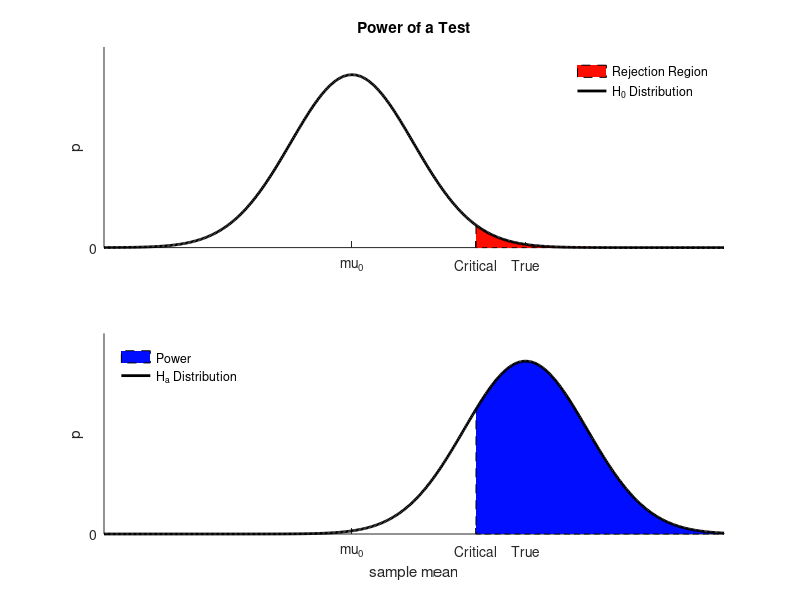
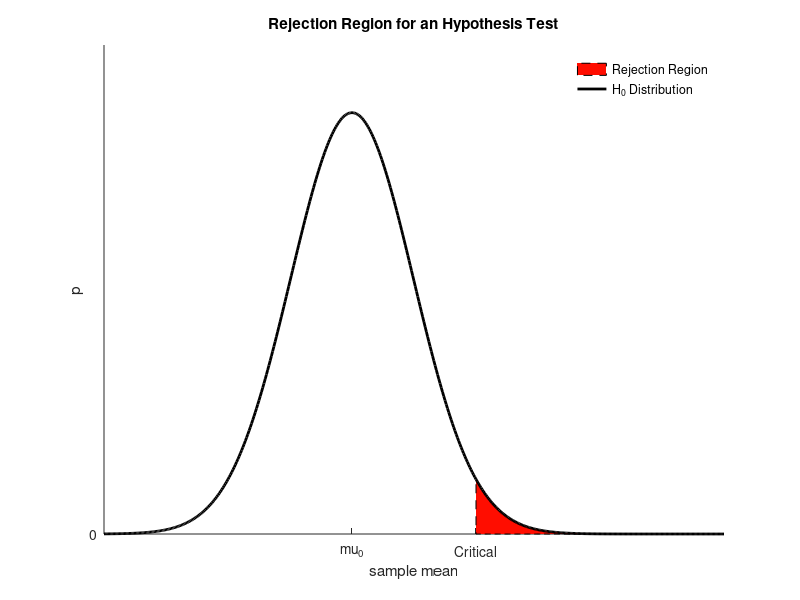

The MATLAB script that drew these images, in order:



x = -10:0.05:15;
x0Bad = 7;
x0Assumed = 0;
sigma = 3.5;
y = exp(-((x-x0Assumed)/sigma).^2)/sqrt(pi*sigma);
yActual = exp(-((x-x0Bad)/sigma).^2)/sqrt(pi*sigma);


clf
subplot(2,1,1);
%XTick = [ (1 by 11) double array]
%XTickLabel = [ (11 by 3) char array]
%XTickLabelMode = auto
%XTickMode = auto

hold on
axis([-10 15 0 0.35])
set(gca,'XTickLabelMode','manual')
set(gca,'XTick',[0 5 7])
set(gca,'XTickLabel',{'mu_0';'Critical';'True'})

set(gca,'YTick',0:1:1)
%set(gca,'YTickLabelMode','manual')

xbar = 5:0.05:15;
ybar = exp(-((xbar-x0Assumed)/sigma).^2)/sqrt(pi*sigma);
a = area(xbar,ybar,'FaceColor',[0.85 0.85 0.85],'LineStyle','--');
set(a,'FaceColor',[1.0 0.05 0.00]);

plot(x,y,'k-','linewidth',2);
legend('Rejection Region','H_0 Distribution', ...
       'Location','NorthEast')
legend boxoff
box off
ylabel('p')
title('Power of a Test')

subplot(2,1,2);
hold on;
axis([-10 15 0 0.35])

xbar = -10:0.05:4;
ybar = exp(-((xbar-x0Bad)/sigma).^2)/sqrt(pi*sigma);
xbar = 5:0.05:15;
ybar = exp(-((xbar-x0Bad)/sigma).^2)/sqrt(pi*sigma);
a = area(xbar,ybar,'FaceColor',[0.85 0.85 0.85],'LineStyle','--');
set(a,'FaceColor',[0.0 0.05 1.00]);

set(gca,'XTickLabelMode','manual')
set(gca,'XTick',[0 5 7])
set(gca,'XTickLabel',{'mu_0';'Critical';'True'})
set(gca,'YTick',0:1:1)

plot(x,yActual,'k-','linewidth',2);
legend('Power','H_a Distribution', ...
       'Location','NorthWest')
legend boxoff
box off

xlabel('sample mean')
ylabel('p')



%print -deps power.eps
print -dpng power.png  '-r 600'



clf
%XTick = [ (1 by 11) double array]
%XTickLabel = [ (11 by 3) char array]
%XTickLabelMode = auto
%XTickMode = auto

hold on
axis([-10 15 0 0.35])
set(gca,'XTickLabelMode','manual')
set(gca,'XTick',[0 5])
set(gca,'XTickLabel',{'mu_0';'Critical'})

set(gca,'YTick',0:1:1)
%set(gca,'YTickLabelMode','manual')

xbar = 5:0.05:15;
ybar = exp(-((xbar-x0Assumed)/sigma).^2)/sqrt(pi*sigma);
a = area(xbar,ybar,'FaceColor',[0.85 0.85 0.85],'LineStyle','--');
set(a,'FaceColor',[1.0 0.05 0.00]);

plot(x,y,'k-','linewidth',2);
legend('Rejection Region','H_0 Distribution', ...
       'Location','NorthEast')
legend boxoff
ylabel('p')
xlabel('sample mean')
title('Rejection Region for an Hypothesis Test')
box off

print -dpng rejectionRegion.png  '-r 600'
